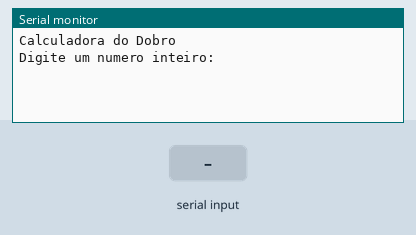
Simulated run of this sketch. Board: Arduino Uno, built with avr-gcc and run on an emulated ATmega328P. On the bench: the last lines printed to the serial monitor. Inputs (shaded band) come from the test bench.

Above: at 1.2 s.
1.3 s: "90,45\n" received over Serial
At 2.1 s:
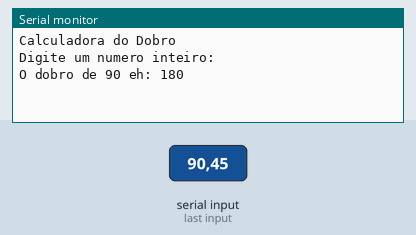
3.8 s: "30,150\n" received over Serial
At 6.3 s:
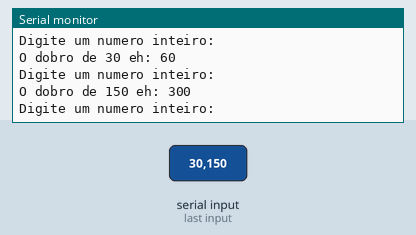
Timing chart, 0 to 7.8 s (numbered marks = the images above; inputs shaded):
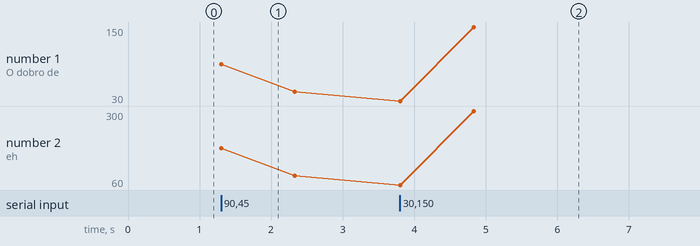

Measured:
- after the input at 1.3 s, the serial monitor: prints a new line at once (image 1)
- after the input at 3.8 s, the serial monitor: prints a new line at once (image 2)
- plotted number 1: 45 → 150 after the input at 3.8 s
- plotted number 2: 90 → 300 after the input at 3.8 s

The sketch:

dobro_de_um_numero1.ino
```cpp
// C++ code
//Faça um programa que receba um número e exiba o seu dobro.


void setup() {
  Serial.begin(9600); // Inicia a comunicação serial
  Serial.println("Calculadora do Dobro");
}

void loop() {
  int numero, dobro;

  Serial.println("\nDigite um numero inteiro:");

  // Aguarda entrada do usuário
  while (!Serial.available());
  numero = Serial.parseInt();

  // Calcula o dobro
  dobro = numero * 2;

  // Exibe o resultado
  Serial.print("O dobro de ");
  Serial.print(numero);
  Serial.print(" eh: ");
  Serial.println(dobro);

  // Limpa o buffer e espera um pouco
  while (Serial.available()) Serial.read();
  delay(1000);
}
```
